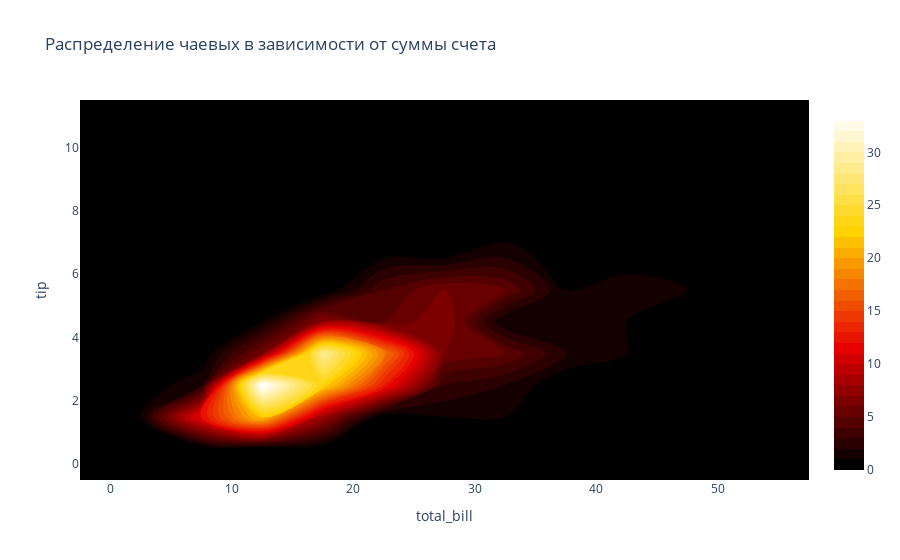

Notebook cell for this chart:
### Code cell
import plotly.express as px

# Построение 2D сглаженной гистограммы
fig = px.density_heatmap(
    data,
    x="total_bill",
    y="tip",
    title="Распределение чаевых в зависимости от суммы счета",
    color_continuous_scale=px.colors.sequential.Hot,  # Исправленный параметр цветовой шкалы
    nbinsx=50,
    nbinsy=50,
    marginal_x="histogram",
    marginal_y="histogram"
)

# Построение 2D сглаженной гистограммы
fig = px.density_contour(
    data,
    x="total_bill",
    y="tip",
    title="Распределение чаевых в зависимости от суммы счета"
)

# Обновление стиля контуров и цветовой шкалы
fig.update_traces(
    contours={
        'coloring': 'fill',
        'showlines': False
    },
    line={'width': 0},
    colorscale="hot",
    ncontours=50
)

### Figure 1 — Plotly figure (JSON) as saved in the notebook; plotly's stock layout.template omitted (floating-point values rounded to 4 significant figures; data arrays with more than 128 entries replaced by an {"elided": "..."} marker saying what was removed)
{"data": [{"colorscale": [[0, "rgb(0,0,0)"], [0.3333, "rgb(230,0,0)"], [0.6667, "rgb(255,210,0)"], [1, "rgb(255,255,255)"]], "contours": {"coloring": "fill", "showlines": false}, "hovertemplate": "total_bill=%{x}<br>tip=%{y}<br>count=%{z}<extra></extra>", "legendgroup": "", "line": {"color": "#636efa", "width": 0}, "name": "", "ncontours": 50, "showlegend": false, "type": "histogram2dcontour", "x": {"elided": "244 float values"}, "xaxis": "x", "xbingroup": "x", "y": {"elided": "244 float values"}, "yaxis": "y", "ybingroup": "y"}], "layout": {"legend": {"tracegroupgap": 0}, "title": {"text": "Распределение чаевых в зависимости от суммы счета"}, "xaxis": {"anchor": "y", "domain": [0, 1], "title": {"text": "total_bill"}}, "yaxis": {"anchor": "x", "domain": [0, 1], "title": {"text": "tip"}}}}
